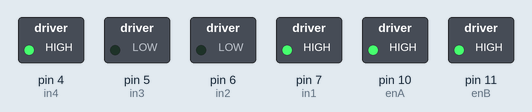
This sketch was run on a simulated Arduino Uno, built with avr-gcc and run on an emulated ATmega328P. On the bench: switched loads named in the sketch (green lamp = pin HIGH).

Above: at 0.1 s.
Timing chart, 0 to 1.6 s (numbered marks = the images above):
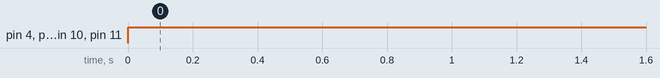

Measured:
- by itself, pin 4 (in4), pin 7 (in1), pin 10 (enA), pin 11 (enB): LOW → HIGH at 0.00 s

The sketch:

JoeBot1.ino
```cpp
int enA = 10;
int in1 = 7;
int in2 = 6;
int enB = 11;
int in3 = 5;
int in4 = 4;

void setup()
{
  // set all the motor control pins to outputs
  pinMode(enA, OUTPUT);
  pinMode(enB, OUTPUT);
  pinMode(in1, OUTPUT);
  pinMode(in2, OUTPUT);
  pinMode(in3, OUTPUT);
  pinMode(in4, OUTPUT);
}
void achteruit(){
  digitalWrite(in1, LOW);
  digitalWrite(in2, HIGH);
  digitalWrite(in3, HIGH);
  digitalWrite(in4, LOW);
  analogWrite(enA, 255);
  analogWrite(enB, 255);
}

void vooruit(){
  digitalWrite(in1, HIGH);
  digitalWrite(in2, LOW);
  digitalWrite(in3, LOW);
  digitalWrite(in4, HIGH);
  analogWrite(enA, 255);
  analogWrite(enB, 255);
}

void links(){
  digitalWrite(in1, LOW); // eerste 2 zijn links 2de rechts
  digitalWrite(in2, HIGH);
  digitalWrite(in3, LOW);
  digitalWrite(in4, HIGH);
  analogWrite(enA, 255);
  analogWrite(enB, 255);
}

void rechts(){
  digitalWrite(in1, HIGH); // eerste 2 zijn links 2de rechts
  digitalWrite(in2, LOW);
  digitalWrite(in3, HIGH);
  digitalWrite(in4, LOW);
  analogWrite(enA, 255);
  analogWrite(enB, 255);
}

void uit(){
  digitalWrite(in1, LOW);
  digitalWrite(in2, LOW);
  digitalWrite(in3, LOW);
  digitalWrite(in4, LOW);
  analogWrite(enA, 255);
  analogWrite(enB, 255);
}

void loop(){
 vooruit();
}
```
